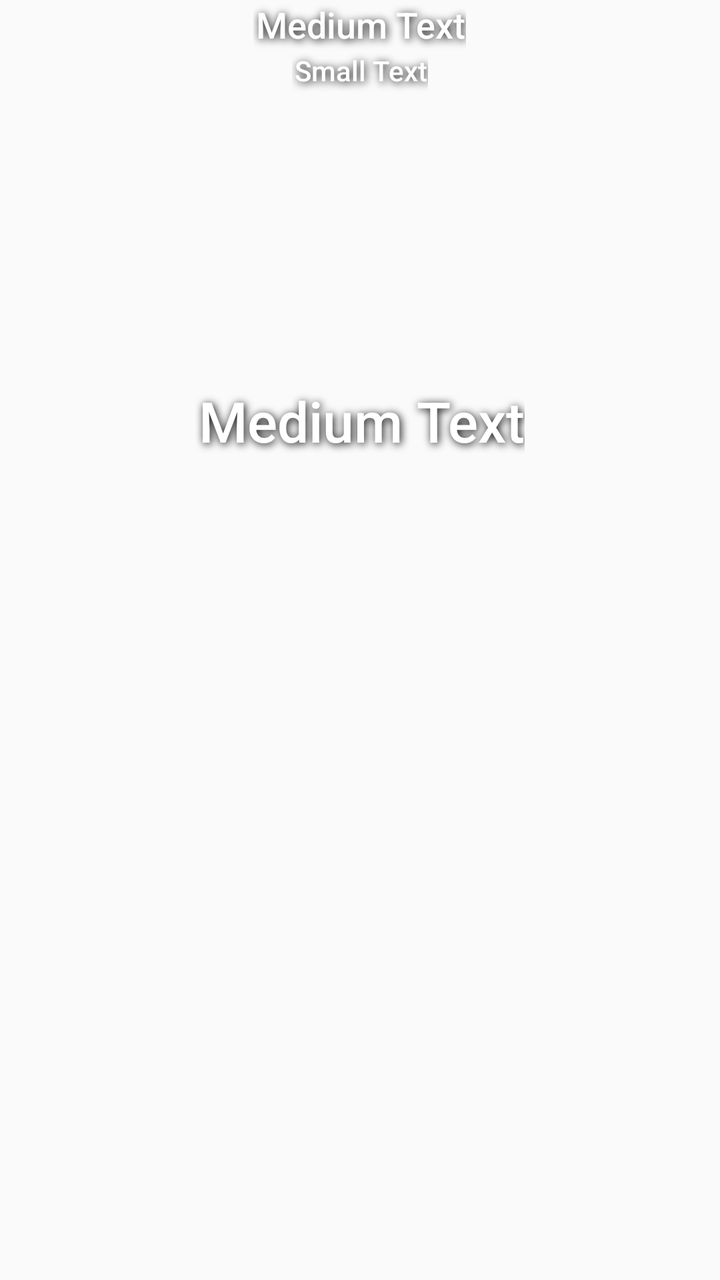
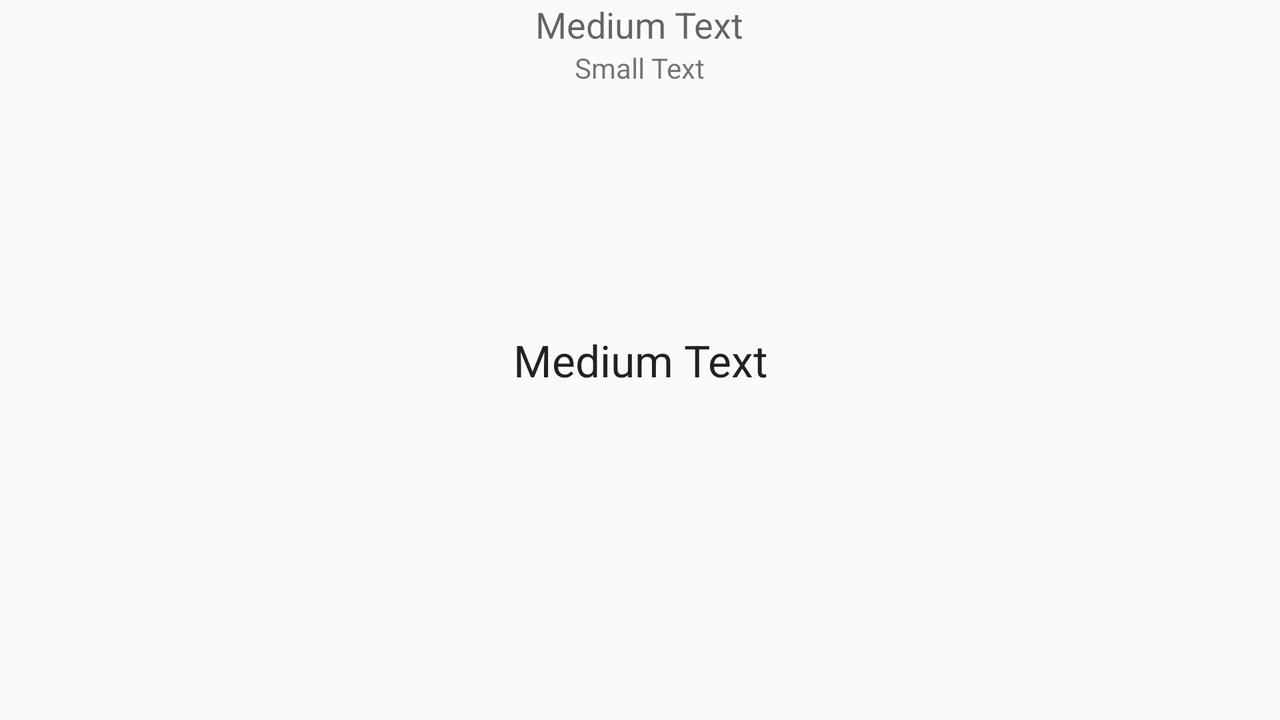

Two renders of one Android screen. The first uses the default layout on a phone; the second uses the alternative layout the repository ships for a different screen configuration, on a matching device. The two XML files are below.
<!-- AndroidManifest.xml: application theme AppTheme -->
<!-- res/layout/content_view__date.xml -->
<?xml version="1.0" encoding="utf-8"?>
<RelativeLayout xmlns:android="http://schemas.android.com/apk/res/android"
    xmlns:tools="http://schemas.android.com/tools"
    xmlns:app="http://schemas.android.com/apk/res-auto" android:layout_width="match_parent"
    android:layout_height="match_parent" android:paddingLeft="@dimen/activity_horizontal_margin"
    android:paddingRight="@dimen/activity_horizontal_margin"
    android:paddingTop="@dimen/activity_vertical_margin"
    android:paddingBottom="@dimen/activity_vertical_margin"
    app:layout_behavior="@string/appbar_scrolling_view_behavior"
    tools:showIn="@layout/activity_view__date"
    tools:context="com.industries.fertile.countdowner.View_Date"
    android:id="@+id/customLayout">

    <TextView
        android:layout_width="wrap_content"
        android:layout_height="wrap_content"
        android:textAppearance="@android:style/TextAppearance.DeviceDefault.Large"
        android:text="Medium Text"
        android:id="@+id/countdownTextView"
        android:layout_below="@+id/titleTextView"
        android:layout_centerHorizontal="true"
        android:layout_marginTop="166dp"
        android:textAlignment="center"
        android:textSize="28sp"
        style="@style/ViewCountdown"/>

    <TextView
        android:layout_width="wrap_content"
        android:layout_height="wrap_content"
        android:textAppearance="?android:attr/textAppearanceMedium"
        android:text="Medium Text"
        android:id="@+id/titleTextView"
        android:layout_alignParentTop="true"
        android:layout_centerHorizontal="true"
        style="@style/ViewCountdown"/>

    <TextView
        android:layout_width="wrap_content"
        android:layout_height="wrap_content"
        android:textAppearance="?android:attr/textAppearanceSmall"
        android:text="Small Text"
        android:id="@+id/dateTimeTextView"
        android:layout_below="@+id/titleTextView"
        android:layout_centerHorizontal="true"
        style="@style/ViewCountdown"/>

</RelativeLayout>
<!-- res/layout/activity_view__date.xml (included above) -->
<?xml version="1.0" encoding="utf-8"?>
<android.support.design.widget.CoordinatorLayout
    xmlns:android="http://schemas.android.com/apk/res/android"
    xmlns:app="http://schemas.android.com/apk/res-auto"
    xmlns:tools="http://schemas.android.com/tools" android:layout_width="match_parent"
    android:layout_height="match_parent" android:fitsSystemWindows="true"
    tools:context="com.industries.fertile.countdowner.View_Date">

    <android.support.design.widget.AppBarLayout android:layout_height="wrap_content"
        android:layout_width="match_parent" android:theme="@style/AppTheme.AppBarOverlay">

        <android.support.v7.widget.Toolbar android:id="@+id/toolbar"
            android:layout_width="match_parent" android:layout_height="?attr/actionBarSize"
            android:background="?attr/colorPrimary" app:popupTheme="@style/AppTheme.PopupOverlay" />

    </android.support.design.widget.AppBarLayout>

    <include layout="@layout/content_view__date" />

</android.support.design.widget.CoordinatorLayout>
<!-- resources referenced by this layout -->
<resources>
  <style name="AppTheme.AppBarOverlay" parent="ThemeOverlay.AppCompat.Dark.ActionBar" />
  <style name="AppTheme.PopupOverlay" parent="ThemeOverlay.AppCompat.Light" />
  <style name="ViewCountdown">
          <item name="android:paddingLeft">4px</item>
          <item name="android:paddingBottom">4px</item>
          <item name="android:textColor">#ffffffff</item>
          <item name="android:shadowColor">#000000</item>
          <item name="android:shadowDx">2</item>
          <item name="android:shadowDy">2</item>
          <item name="android:shadowRadius">10</item>
          <item name="android:fontFamily">sans-serif-medium</item>
      </style>
  <style name="AppTheme" parent="Theme.AppCompat.Light.DarkActionBar">
          
          <item name="colorPrimary">@color/colorPrimary</item>
          <item name="colorPrimaryDark">@color/colorPrimaryDark</item>
          <item name="colorAccent">@color/colorAccent</item>
      </style>
</resources>
<!-- res/layout-land/content_view__date.xml (the author's variant of the layout above) -->
<!-- drawn on the phone turned sideways -->
<?xml version="1.0" encoding="utf-8"?>
<RelativeLayout xmlns:android="http://schemas.android.com/apk/res/android"
    xmlns:tools="http://schemas.android.com/tools"
    xmlns:app="http://schemas.android.com/apk/res-auto" android:layout_width="match_parent"
    android:layout_height="match_parent" android:paddingLeft="@dimen/activity_horizontal_margin"
    android:paddingRight="@dimen/activity_horizontal_margin"
    android:paddingTop="@dimen/activity_vertical_margin"
    android:paddingBottom="@dimen/activity_vertical_margin"
    app:layout_behavior="@string/appbar_scrolling_view_behavior"
    tools:showIn="@layout/activity_view__date"
    tools:context="com.industries.fertile.countdowner.View_Date">

    <TextView
        android:layout_width="wrap_content"
        android:layout_height="wrap_content"
        android:textAppearance="@android:style/TextAppearance.DeviceDefault.Large"
        android:text="Medium Text"
        android:id="@+id/countdownTextView"
        android:textAlignment="center"
        android:layout_centerVertical="true"
        android:layout_centerHorizontal="true" />

    <TextView
        android:layout_width="wrap_content"
        android:layout_height="wrap_content"
        android:textAppearance="?android:attr/textAppearanceMedium"
        android:text="Medium Text"
        android:id="@+id/titleTextView"
        android:layout_alignParentTop="true"
        android:layout_centerHorizontal="true" />

    <TextView
        android:layout_width="wrap_content"
        android:layout_height="wrap_content"
        android:textAppearance="?android:attr/textAppearanceSmall"
        android:text="Small Text"
        android:id="@+id/dateTimeTextView"
        android:layout_below="@+id/titleTextView"
        android:layout_centerHorizontal="true" />
</RelativeLayout>
<!-- res/layout/content_view__date.xml (included above) -->
<?xml version="1.0" encoding="utf-8"?>
<RelativeLayout xmlns:android="http://schemas.android.com/apk/res/android"
    xmlns:tools="http://schemas.android.com/tools"
    xmlns:app="http://schemas.android.com/apk/res-auto" android:layout_width="match_parent"
    android:layout_height="match_parent" android:paddingLeft="@dimen/activity_horizontal_margin"
    android:paddingRight="@dimen/activity_horizontal_margin"
    android:paddingTop="@dimen/activity_vertical_margin"
    android:paddingBottom="@dimen/activity_vertical_margin"
    app:layout_behavior="@string/appbar_scrolling_view_behavior"
    tools:showIn="@layout/activity_view__date"
    tools:context="com.industries.fertile.countdowner.View_Date"
    android:id="@+id/customLayout">

    <TextView
        android:layout_width="wrap_content"
        android:layout_height="wrap_content"
        android:textAppearance="@android:style/TextAppearance.DeviceDefault.Large"
        android:text="Medium Text"
        android:id="@+id/countdownTextView"
        android:layout_below="@+id/titleTextView"
        android:layout_centerHorizontal="true"
        android:layout_marginTop="166dp"
        android:textAlignment="center"
        android:textSize="28sp"
        style="@style/ViewCountdown"/>

    <TextView
        android:layout_width="wrap_content"
        android:layout_height="wrap_content"
        android:textAppearance="?android:attr/textAppearanceMedium"
        android:text="Medium Text"
        android:id="@+id/titleTextView"
        android:layout_alignParentTop="true"
        android:layout_centerHorizontal="true"
        style="@style/ViewCountdown"/>

    <TextView
        android:layout_width="wrap_content"
        android:layout_height="wrap_content"
        android:textAppearance="?android:attr/textAppearanceSmall"
        android:text="Small Text"
        android:id="@+id/dateTimeTextView"
        android:layout_below="@+id/titleTextView"
        android:layout_centerHorizontal="true"
        style="@style/ViewCountdown"/>

</RelativeLayout>
